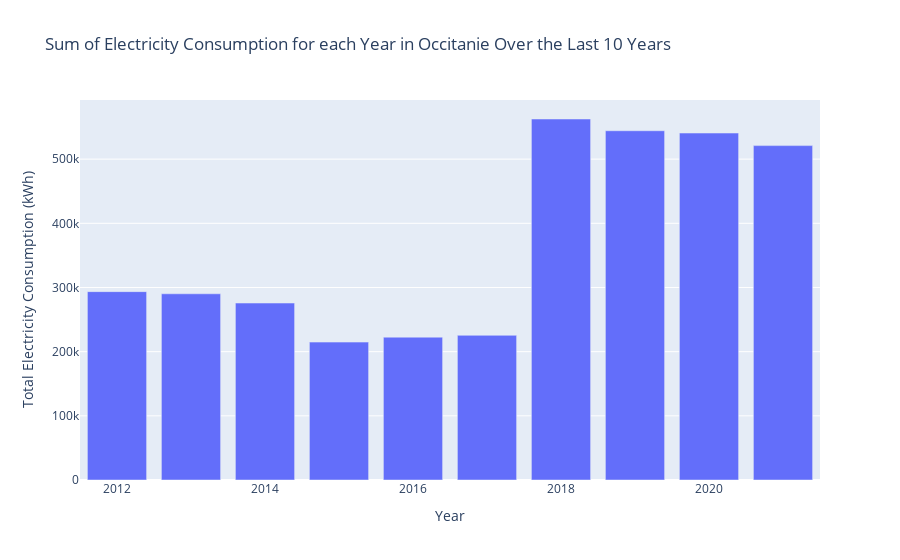

Notebook source saved alongside this figure:
### Code cell
show_region_conso('Occitanie')

### Figure 1 — Plotly figure (JSON) as saved in the notebook; plotly's stock layout.template omitted (floating-point values rounded to 4 significant figures)
{"data": [{"type": "bar", "x": [2012, 2013, 2014, 2015, 2016, 2017, 2018, 2019, 2020, 2021], "y": [293500.0, 290200.0, 275700.0, 214900.0, 222600.0, 225500.0, 562600.0, 544300.0, 540700.0, 521100.0]}], "layout": {"autosize": true, "title": {"text": "Sum of Electricity Consumption for each Year in Occitanie Over the Last 10 Years"}, "xaxis": {"autorange": true, "range": [2012.0, 2022.0], "title": {"text": "Year"}, "type": "linear"}, "yaxis": {"autorange": true, "range": [0, 592200.0], "title": {"text": "Total Electricity Consumption (kWh)"}, "type": "linear"}}}
